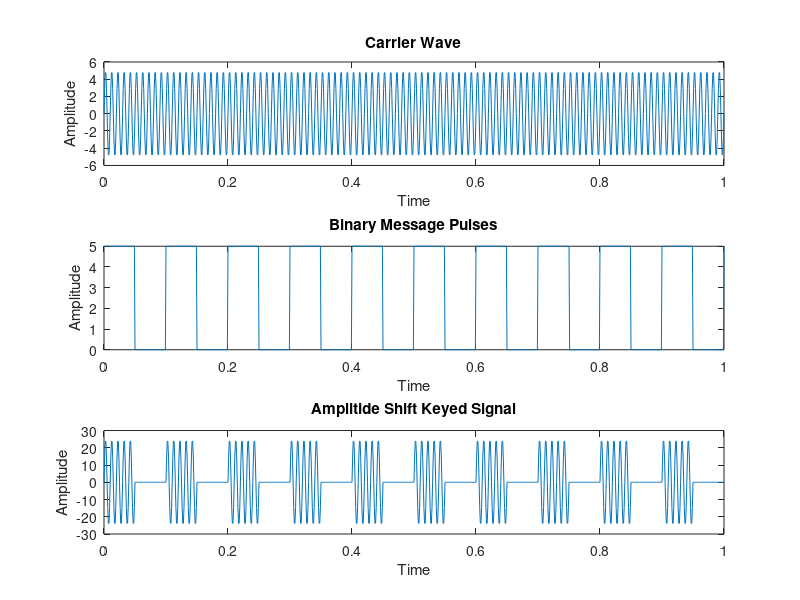

Write the MATLAB code that produced this figure.
clear;
clc;
fc=100;
fp=10
amp=5
t=0:0.001:1; % For setting the sampling interval
c=amp.*sin(2*pi*fc*t);% For Generating Carrier Sine wave
subplot(3,1,1) %For Plotting The Carrier wave
plot(t,c)
xlabel('Time')
ylabel('Amplitude')
title('Carrier Wave')
m=amp/2.*square(2*pi*fp*t)+(amp/2);%For Generating Square wave message
subplot(3,1,2) %For Plotting The Square Binary Pulse (Message)
plot(t,m)
xlabel('Time')
ylabel('Amplitude')
title('Binary Message Pulses')
w=c.*m; % The Shift Keyed Wave
subplot(3,1,3) %For Plotting The Amplitude Shift Keyed Wave
plot(t,w)
xlabel('Time')
ylabel('Amplitude')
title('Amplitide Shift Keyed Signal')